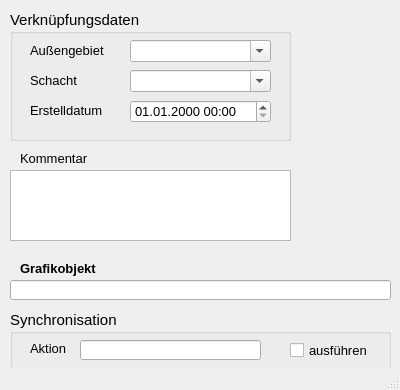
<?xml version="1.0" encoding="UTF-8"?>
<ui version="4.0">
 <class>MainWindow</class>
 <widget class="QMainWindow" name="MainWindow">
  <property name="geometry">
   <rect>
    <x>0</x>
    <y>0</y>
    <width>400</width>
    <height>390</height>
   </rect>
  </property>
  <property name="minimumSize">
   <size>
    <width>400</width>
    <height>390</height>
   </size>
  </property>
  <property name="font">
   <font>
    <family>Tahoma</family>
    <pointsize>10</pointsize>
   </font>
  </property>
  <property name="windowTitle">
   <string>Anbindung Außengebiet</string>
  </property>
  <property name="toolTip">
   <string>Anbindung eine</string>
  </property>
  <property name="layoutDirection">
   <enum>Qt::LeftToRight</enum>
  </property>
  <widget class="QWidget" name="centralwidget">
   <widget class="QGroupBox" name="groupBox_3">
    <property name="geometry">
     <rect>
      <x>10</x>
      <y>10</y>
      <width>281</width>
      <height>131</height>
     </rect>
    </property>
    <property name="font">
     <font>
      <family>Tahoma</family>
      <pointsize>11</pointsize>
     </font>
    </property>
    <property name="title">
     <string>Verknüpfungsdaten</string>
    </property>
    <widget class="QLabel" name="label_71">
     <property name="geometry">
      <rect>
       <x>20</x>
       <y>90</y>
       <width>151</width>
       <height>21</height>
      </rect>
     </property>
     <property name="font">
      <font>
       <family>Tahoma</family>
       <pointsize>10</pointsize>
      </font>
     </property>
     <property name="text">
      <string>Erstelldatum</string>
     </property>
    </widget>
    <widget class="QgsDateTimeEdit" name="createdat">
     <property name="geometry">
      <rect>
       <x>120</x>
       <y>90</y>
       <width>141</width>
       <height>23</height>
      </rect>
     </property>
     <property name="font">
      <font>
       <family>Tahoma</family>
       <pointsize>10</pointsize>
      </font>
     </property>
     <property name="currentSection">
      <enum>QDateTimeEdit::DaySection</enum>
     </property>
     <property name="displayFormat">
      <string>dd.MM.yyyy HH:mm</string>
     </property>
    </widget>
    <widget class="QLabel" name="label_20">
     <property name="geometry">
      <rect>
       <x>20</x>
       <y>60</y>
       <width>91</width>
       <height>21</height>
      </rect>
     </property>
     <property name="font">
      <font>
       <family>Tahoma</family>
       <pointsize>10</pointsize>
      </font>
     </property>
     <property name="text">
      <string>Schacht</string>
     </property>
     <property name="alignment">
      <set>Qt::AlignLeading|Qt::AlignLeft|Qt::AlignVCenter</set>
     </property>
    </widget>
    <widget class="QComboBox" name="schnam">
     <property name="geometry">
      <rect>
       <x>120</x>
       <y>60</y>
       <width>141</width>
       <height>22</height>
      </rect>
     </property>
     <property name="font">
      <font>
       <family>Tahoma</family>
       <pointsize>10</pointsize>
      </font>
     </property>
     <property name="toolTip">
      <string>&lt;html&gt;&lt;head/&gt;&lt;body&gt;&lt;p&gt;Schacht, an den das Außengebiet angeschlossen ist&lt;/p&gt;&lt;/body&gt;&lt;/html&gt;</string>
     </property>
     <property name="statusTip">
      <string>Schacht, an den das Außengebiet angeschlossen ist</string>
     </property>
     <property name="editable">
      <bool>true</bool>
     </property>
    </widget>
    <widget class="QLabel" name="label_4">
     <property name="geometry">
      <rect>
       <x>20</x>
       <y>30</y>
       <width>91</width>
       <height>21</height>
      </rect>
     </property>
     <property name="font">
      <font>
       <family>Tahoma</family>
       <pointsize>10</pointsize>
      </font>
     </property>
     <property name="text">
      <string>Außengebiet</string>
     </property>
     <property name="alignment">
      <set>Qt::AlignLeading|Qt::AlignLeft|Qt::AlignVCenter</set>
     </property>
    </widget>
    <widget class="QComboBox" name="gebnam">
     <property name="geometry">
      <rect>
       <x>120</x>
       <y>30</y>
       <width>141</width>
       <height>22</height>
      </rect>
     </property>
     <property name="font">
      <font>
       <family>Tahoma</family>
       <pointsize>10</pointsize>
      </font>
     </property>
     <property name="toolTip">
      <string>&lt;html&gt;&lt;head/&gt;&lt;body&gt;&lt;p&gt;Angebundenes Außengebiet&lt;/p&gt;&lt;/body&gt;&lt;/html&gt;</string>
     </property>
     <property name="statusTip">
      <string>Angebundenes Außengebiet</string>
     </property>
     <property name="editable">
      <bool>true</bool>
     </property>
    </widget>
   </widget>
   <widget class="QTextEdit" name="kommentar">
    <property name="geometry">
     <rect>
      <x>10</x>
      <y>170</y>
      <width>281</width>
      <height>71</height>
     </rect>
    </property>
    <property name="minimumSize">
     <size>
      <width>0</width>
      <height>0</height>
     </size>
    </property>
    <property name="toolTip">
     <string>&lt;html&gt;&lt;head/&gt;&lt;body&gt;&lt;p&gt;Platz für zusätzliche Kommentare&lt;/p&gt;&lt;/body&gt;&lt;/html&gt;</string>
    </property>
    <property name="statusTip">
     <string>Platz für zusätzliche Kommentare</string>
    </property>
   </widget>
   <widget class="QLabel" name="label_15">
    <property name="geometry">
     <rect>
      <x>20</x>
      <y>150</y>
      <width>81</width>
      <height>16</height>
     </rect>
    </property>
    <property name="text">
     <string>Kommentar</string>
    </property>
   </widget>
   <widget class="QGroupBox" name="groupBox_sync">
    <property name="geometry">
     <rect>
      <x>10</x>
      <y>310</y>
      <width>381</width>
      <height>61</height>
     </rect>
    </property>
    <property name="font">
     <font>
      <family>Tahoma</family>
      <pointsize>11</pointsize>
     </font>
    </property>
    <property name="title">
     <string>Synchronisation</string>
    </property>
    <widget class="QCheckBox" name="status">
     <property name="geometry">
      <rect>
       <x>280</x>
       <y>30</y>
       <width>101</width>
       <height>21</height>
      </rect>
     </property>
     <property name="font">
      <font>
       <family>Tahoma</family>
       <pointsize>10</pointsize>
      </font>
     </property>
     <property name="toolTip">
      <string>Synchronisation aktivieren</string>
     </property>
     <property name="statusTip">
      <string>Synchronisation aktivieren</string>
     </property>
     <property name="text">
      <string>ausführen</string>
     </property>
    </widget>
    <widget class="QLabel" name="label_19">
     <property name="geometry">
      <rect>
       <x>20</x>
       <y>30</y>
       <width>51</width>
       <height>16</height>
      </rect>
     </property>
     <property name="font">
      <font>
       <family>Tahoma</family>
       <pointsize>10</pointsize>
      </font>
     </property>
     <property name="text">
      <string>Aktion</string>
     </property>
    </widget>
    <widget class="QLineEdit" name="aktion">
     <property name="geometry">
      <rect>
       <x>70</x>
       <y>30</y>
       <width>181</width>
       <height>20</height>
      </rect>
     </property>
     <property name="toolTip">
      <string>&lt;html&gt;&lt;head/&gt;&lt;body&gt;&lt;p&gt;Maßnahme zur Synchronisation&lt;/p&gt;&lt;/body&gt;&lt;/html&gt;</string>
     </property>
     <property name="statusTip">
      <string>Maßnahme zur Synchronisation</string>
     </property>
    </widget>
   </widget>
   <widget class="QLabel" name="label_21">
    <property name="geometry">
     <rect>
      <x>20</x>
      <y>260</y>
      <width>101</width>
      <height>16</height>
     </rect>
    </property>
    <property name="font">
     <font>
      <family>Tahoma</family>
      <pointsize>10</pointsize>
      <weight>75</weight>
      <bold>true</bold>
     </font>
    </property>
    <property name="text">
     <string>Grafikobjekt</string>
    </property>
   </widget>
   <widget class="QLineEdit" name="objekt">
    <property name="geometry">
     <rect>
      <x>10</x>
      <y>280</y>
      <width>381</width>
      <height>20</height>
     </rect>
    </property>
    <property name="toolTip">
     <string>&lt;html&gt;&lt;head/&gt;&lt;body&gt;&lt;p&gt;Textbeschreibung (WKT) des Grafikobjekts&lt;/p&gt;&lt;/body&gt;&lt;/html&gt;</string>
    </property>
    <property name="statusTip">
     <string>Textbeschreibung des Grafikobjekts</string>
    </property>
   </widget>
  </widget>
  <widget class="QStatusBar" name="statusbar"/>
 </widget>
 <customwidgets>
  <customwidget>
   <class>QgsDateTimeEdit</class>
   <extends>QDateTimeEdit</extends>
   <header>qgsdatetimeedit.h</header>
  </customwidget>
 </customwidgets>
 <tabstops>
  <tabstop>gebnam</tabstop>
  <tabstop>schnam</tabstop>
 </tabstops>
 <resources/>
 <connections/>
</ui>
